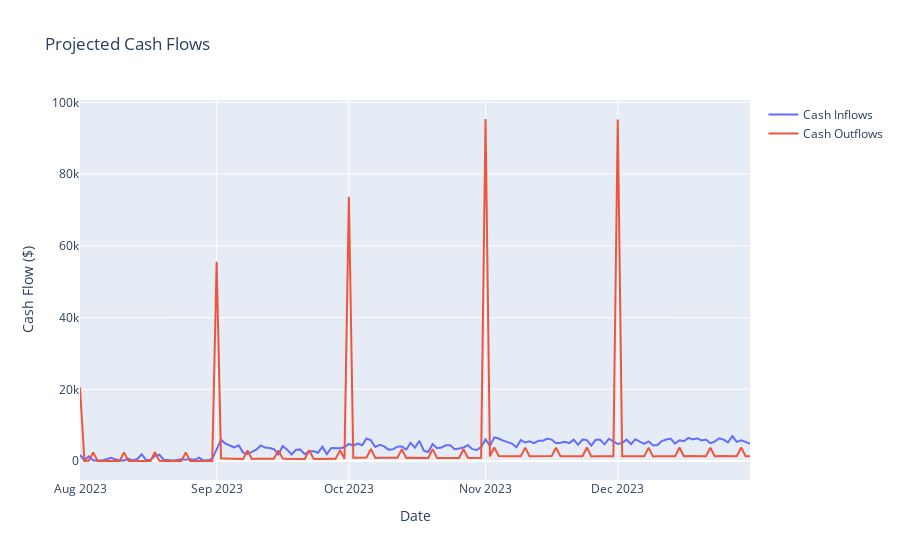

Here is the notebook cell this chart was saved with:
### Markdown cell above
Below you can see the projected cash flows over the next 2Q.

### Code cell
# Plot inflows and outflows
pcf_fig = go.Figure(data=go.Scatter(x=projected_cash_flows['date'], y=projected_cash_flows['cash_in'], name='Cash Inflows'))
pcf_fig.add_trace(go.Scatter(x=projected_cash_flows['date'], y=projected_cash_flows['cash_out'], name='Cash Outflows'))
# pcf_fig.add_trace(go.Scatter(x=projected_cash_flows['date'], y=projected_cash_flows['cash_balance'], name='Cash Balance'))
pcf_fig.update_layout(title='Projected Cash Flows', xaxis_title='Date', yaxis_title='Cash Flow ($)')
pcf_fig.show()

### Figure 1 — Plotly figure (JSON) as saved in the notebook; plotly's stock layout.template omitted (floating-point values rounded to 4 significant figures; data arrays with more than 128 entries replaced by an {"elided": "..."} marker saying what was removed)
{"data": [{"name": "Cash Inflows", "type": "scatter", "x": {"elided": "153 str values"}, "y": {"elided": "153 float values"}}, {"name": "Cash Outflows", "type": "scatter", "x": {"elided": "153 str values"}, "y": {"elided": "153 float values"}}], "layout": {"title": {"text": "Projected Cash Flows"}, "xaxis": {"title": {"text": "Date"}}, "yaxis": {"title": {"text": "Cash Flow ($)"}}}}
